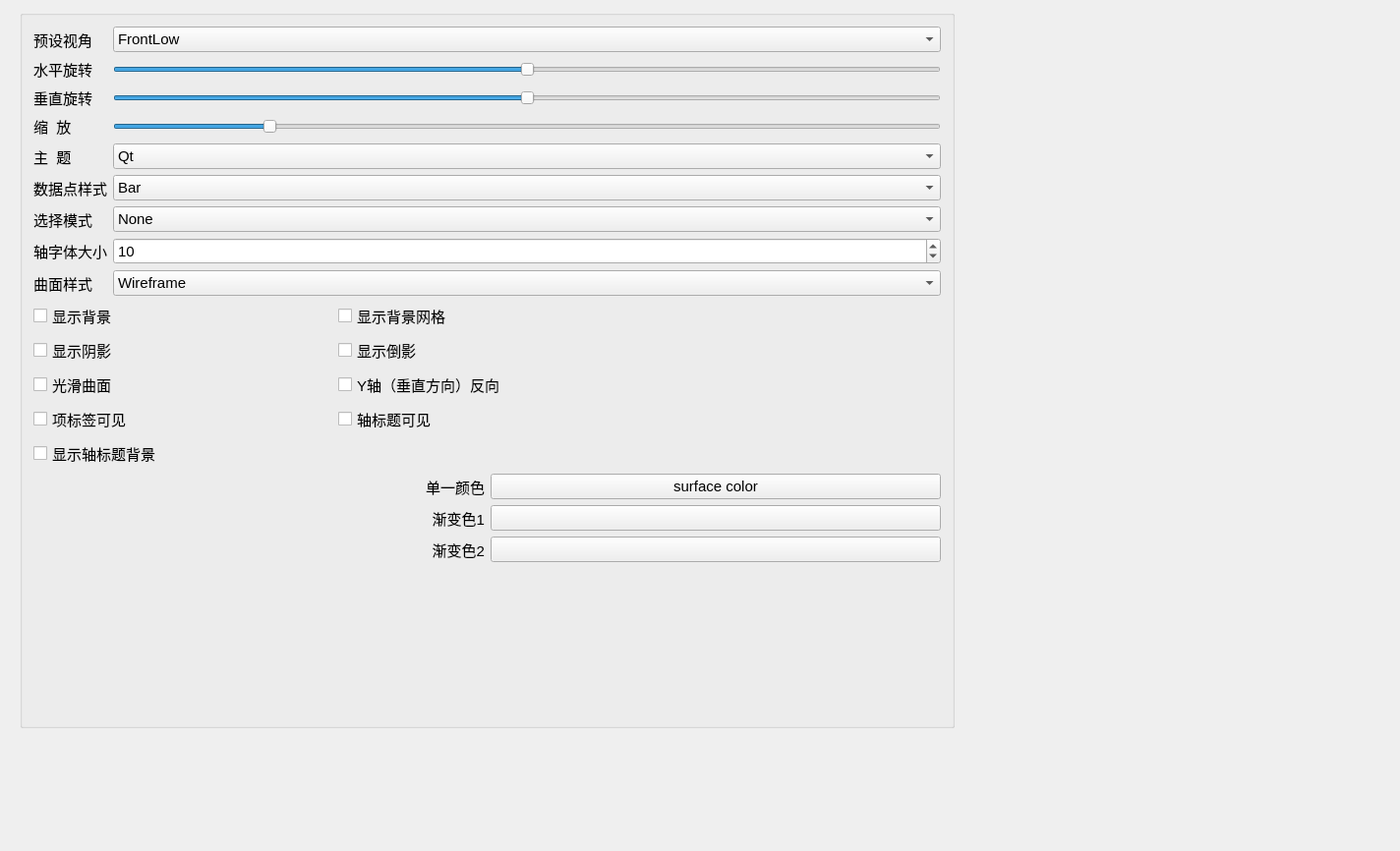
<?xml version="1.0" encoding="UTF-8"?>
<ui version="4.0">
 <class>MainWindow</class>
 <widget class="QMainWindow" name="MainWindow">
  <property name="geometry">
   <rect>
    <x>0</x>
    <y>0</y>
    <width>1424</width>
    <height>866</height>
   </rect>
  </property>
  <property name="font">
   <font>
    <pointsize>11</pointsize>
   </font>
  </property>
  <property name="windowTitle">
   <string>Q3DSurface绘制高程图</string>
  </property>
  <widget class="QWidget" name="centralWidget">
   <widget class="QGroupBox" name="groupBox">
    <property name="geometry">
     <rect>
      <x>20</x>
      <y>10</y>
      <width>951</width>
      <height>731</height>
     </rect>
    </property>
    <property name="title">
     <string/>
    </property>
    <layout class="QVBoxLayout" name="verticalLayout">
     <item>
      <layout class="QGridLayout" name="gridLayout">
       <item row="0" column="0">
        <widget class="QLabel" name="label_6">
         <property name="text">
          <string>预设视角</string>
         </property>
         <property name="buddy">
          <cstring>comboBox</cstring>
         </property>
        </widget>
       </item>
       <item row="0" column="1">
        <widget class="QComboBox" name="comboBox">
         <item>
          <property name="text">
           <string>FrontLow</string>
          </property>
         </item>
         <item>
          <property name="text">
           <string>Front</string>
          </property>
         </item>
         <item>
          <property name="text">
           <string>FrontHigh</string>
          </property>
         </item>
         <item>
          <property name="text">
           <string>LeftLow</string>
          </property>
         </item>
         <item>
          <property name="text">
           <string>Left</string>
          </property>
         </item>
         <item>
          <property name="text">
           <string>LeftHigh</string>
          </property>
         </item>
         <item>
          <property name="text">
           <string>RightLow</string>
          </property>
         </item>
         <item>
          <property name="text">
           <string>Right</string>
          </property>
         </item>
         <item>
          <property name="text">
           <string>RightHigh</string>
          </property>
         </item>
         <item>
          <property name="text">
           <string>BehindLow</string>
          </property>
         </item>
         <item>
          <property name="text">
           <string>Behind</string>
          </property>
         </item>
         <item>
          <property name="text">
           <string>BehindHigh</string>
          </property>
         </item>
         <item>
          <property name="text">
           <string>IsometricLeft</string>
          </property>
         </item>
         <item>
          <property name="text">
           <string>IsometricLeftHigh</string>
          </property>
         </item>
         <item>
          <property name="text">
           <string>IsometricRight</string>
          </property>
         </item>
         <item>
          <property name="text">
           <string>IsometricRightHigh</string>
          </property>
         </item>
         <item>
          <property name="text">
           <string>DirectlyAbove</string>
          </property>
         </item>
         <item>
          <property name="text">
           <string>DirectlyAboveCW45</string>
          </property>
         </item>
         <item>
          <property name="text">
           <string>DirectlyAboveCCW45</string>
          </property>
         </item>
         <item>
          <property name="text">
           <string>FrontBelow</string>
          </property>
         </item>
         <item>
          <property name="text">
           <string>LeftBelow</string>
          </property>
         </item>
         <item>
          <property name="text">
           <string>RightBelow</string>
          </property>
         </item>
         <item>
          <property name="text">
           <string>BehindBelow</string>
          </property>
         </item>
         <item>
          <property name="text">
           <string>DirectlyBelow</string>
          </property>
         </item>
        </widget>
       </item>
       <item row="1" column="0">
        <widget class="QLabel" name="label_7">
         <property name="text">
          <string>水平旋转</string>
         </property>
         <property name="buddy">
          <cstring>sliderH</cstring>
         </property>
        </widget>
       </item>
       <item row="1" column="1">
        <widget class="QSlider" name="sliderH">
         <property name="minimum">
          <number>-180</number>
         </property>
         <property name="maximum">
          <number>180</number>
         </property>
         <property name="orientation">
          <enum>Qt::Horizontal</enum>
         </property>
        </widget>
       </item>
       <item row="2" column="0">
        <widget class="QLabel" name="label_8">
         <property name="text">
          <string>垂直旋转</string>
         </property>
         <property name="buddy">
          <cstring>sliderV</cstring>
         </property>
        </widget>
       </item>
       <item row="2" column="1">
        <widget class="QSlider" name="sliderV">
         <property name="minimum">
          <number>-180</number>
         </property>
         <property name="maximum">
          <number>180</number>
         </property>
         <property name="orientation">
          <enum>Qt::Horizontal</enum>
         </property>
        </widget>
       </item>
       <item row="3" column="0">
        <widget class="QLabel" name="label_12">
         <property name="text">
          <string>缩  放</string>
         </property>
         <property name="buddy">
          <cstring>sliderZoom</cstring>
         </property>
        </widget>
       </item>
       <item row="3" column="1">
        <widget class="QSlider" name="sliderZoom">
         <property name="minimum">
          <number>10</number>
         </property>
         <property name="maximum">
          <number>500</number>
         </property>
         <property name="value">
          <number>100</number>
         </property>
         <property name="orientation">
          <enum>Qt::Horizontal</enum>
         </property>
        </widget>
       </item>
       <item row="4" column="0">
        <widget class="QLabel" name="label">
         <property name="text">
          <string>主  题</string>
         </property>
         <property name="buddy">
          <cstring>cBoxTheme</cstring>
         </property>
        </widget>
       </item>
       <item row="4" column="1">
        <widget class="QComboBox" name="cBoxTheme">
         <item>
          <property name="text">
           <string>Qt</string>
          </property>
         </item>
         <item>
          <property name="text">
           <string>Primary Colors</string>
          </property>
         </item>
         <item>
          <property name="text">
           <string>Digia</string>
          </property>
         </item>
         <item>
          <property name="text">
           <string>StoneMoss</string>
          </property>
         </item>
         <item>
          <property name="text">
           <string>ArmyBlue</string>
          </property>
         </item>
         <item>
          <property name="text">
           <string>Retro</string>
          </property>
         </item>
         <item>
          <property name="text">
           <string>Ebony</string>
          </property>
         </item>
         <item>
          <property name="text">
           <string>Isabelle</string>
          </property>
         </item>
        </widget>
       </item>
       <item row="5" column="0">
        <widget class="QLabel" name="label_2">
         <property name="text">
          <string>数据点样式</string>
         </property>
         <property name="buddy">
          <cstring>cBoxBarStyle</cstring>
         </property>
        </widget>
       </item>
       <item row="5" column="1">
        <widget class="QComboBox" name="cBoxBarStyle">
         <item>
          <property name="text">
           <string>Bar</string>
          </property>
         </item>
         <item>
          <property name="text">
           <string>Cube</string>
          </property>
         </item>
         <item>
          <property name="text">
           <string>Pyramid</string>
          </property>
         </item>
         <item>
          <property name="text">
           <string>Cone</string>
          </property>
         </item>
         <item>
          <property name="text">
           <string>Cylinder</string>
          </property>
         </item>
         <item>
          <property name="text">
           <string>BevelBar</string>
          </property>
         </item>
         <item>
          <property name="text">
           <string>BevelCube</string>
          </property>
         </item>
         <item>
          <property name="text">
           <string>Sphere</string>
          </property>
         </item>
         <item>
          <property name="text">
           <string>Minimal</string>
          </property>
         </item>
         <item>
          <property name="text">
           <string>Arrow</string>
          </property>
         </item>
         <item>
          <property name="text">
           <string>Point</string>
          </property>
         </item>
        </widget>
       </item>
       <item row="6" column="0">
        <widget class="QLabel" name="label_3">
         <property name="text">
          <string>选择模式</string>
         </property>
         <property name="buddy">
          <cstring>cBoxSelectionMode</cstring>
         </property>
        </widget>
       </item>
       <item row="6" column="1">
        <widget class="QComboBox" name="cBoxSelectionMode">
         <item>
          <property name="text">
           <string>None</string>
          </property>
         </item>
         <item>
          <property name="text">
           <string>Item</string>
          </property>
         </item>
         <item>
          <property name="text">
           <string>Row Slice</string>
          </property>
         </item>
         <item>
          <property name="text">
           <string>Column Slice</string>
          </property>
         </item>
        </widget>
       </item>
       <item row="7" column="0">
        <widget class="QLabel" name="label_4">
         <property name="text">
          <string>轴字体大小</string>
         </property>
         <property name="buddy">
          <cstring>spinFontSize</cstring>
         </property>
        </widget>
       </item>
       <item row="7" column="1">
        <widget class="QSpinBox" name="spinFontSize">
         <property name="minimum">
          <number>5</number>
         </property>
         <property name="value">
          <number>10</number>
         </property>
        </widget>
       </item>
       <item row="8" column="0">
        <widget class="QLabel" name="label_5">
         <property name="text">
          <string>曲面样式</string>
         </property>
        </widget>
       </item>
       <item row="8" column="1">
        <widget class="QComboBox" name="comboDrawMode">
         <item>
          <property name="text">
           <string>Wireframe</string>
          </property>
         </item>
         <item>
          <property name="text">
           <string>Surface</string>
          </property>
         </item>
         <item>
          <property name="text">
           <string>Surface And Wireframe</string>
          </property>
         </item>
        </widget>
       </item>
      </layout>
     </item>
     <item>
      <layout class="QGridLayout" name="gridLayout_3">
       <item row="1" column="1" colspan="2">
        <widget class="QCheckBox" name="chkBoxReflection">
         <property name="text">
          <string>显示倒影</string>
         </property>
        </widget>
       </item>
       <item row="0" column="0">
        <widget class="QCheckBox" name="chkBoxBackground">
         <property name="text">
          <string>显示背景</string>
         </property>
        </widget>
       </item>
       <item row="0" column="1" colspan="2">
        <widget class="QCheckBox" name="chkBoxGrid">
         <property name="text">
          <string>显示背景网格</string>
         </property>
        </widget>
       </item>
       <item row="1" column="0">
        <widget class="QCheckBox" name="chkBoxShadow">
         <property name="text">
          <string>显示阴影</string>
         </property>
        </widget>
       </item>
       <item row="3" column="0">
        <widget class="QCheckBox" name="chkBoxItemLabel">
         <property name="text">
          <string>项标签可见</string>
         </property>
        </widget>
       </item>
       <item row="4" column="0" colspan="2">
        <widget class="QCheckBox" name="chkBoxAxisBackground">
         <property name="text">
          <string>显示轴标题背景</string>
         </property>
        </widget>
       </item>
       <item row="2" column="0">
        <widget class="QCheckBox" name="chkBoxSmooth">
         <property name="text">
          <string>光滑曲面</string>
         </property>
        </widget>
       </item>
       <item row="2" column="1" colspan="2">
        <widget class="QCheckBox" name="chkBoxReverse">
         <property name="text">
          <string>Y轴（垂直方向）反向</string>
         </property>
        </widget>
       </item>
       <item row="3" column="1">
        <widget class="QCheckBox" name="chkBoxAxisTitle">
         <property name="text">
          <string>轴标题可见</string>
         </property>
        </widget>
       </item>
      </layout>
     </item>
     <item>
      <layout class="QGridLayout" name="gridLayout_2">
       <item row="0" column="0">
        <widget class="QLabel" name="label_11">
         <property name="text">
          <string>单一颜色</string>
         </property>
         <property name="alignment">
          <set>Qt::AlignRight|Qt::AlignTrailing|Qt::AlignVCenter</set>
         </property>
         <property name="buddy">
          <cstring>btnBarColor</cstring>
         </property>
        </widget>
       </item>
       <item row="0" column="1">
        <widget class="QPushButton" name="btnBarColor">
         <property name="text">
          <string>surface color</string>
         </property>
        </widget>
       </item>
       <item row="1" column="0">
        <widget class="QLabel" name="label_9">
         <property name="text">
          <string>渐变色1</string>
         </property>
         <property name="alignment">
          <set>Qt::AlignRight|Qt::AlignTrailing|Qt::AlignVCenter</set>
         </property>
         <property name="buddy">
          <cstring>btnGrad1</cstring>
         </property>
        </widget>
       </item>
       <item row="1" column="1">
        <widget class="QPushButton" name="btnGrad1">
         <property name="text">
          <string/>
         </property>
        </widget>
       </item>
       <item row="2" column="0">
        <widget class="QLabel" name="label_10">
         <property name="text">
          <string>渐变色2</string>
         </property>
         <property name="alignment">
          <set>Qt::AlignRight|Qt::AlignTrailing|Qt::AlignVCenter</set>
         </property>
         <property name="buddy">
          <cstring>btnGrad2</cstring>
         </property>
        </widget>
       </item>
       <item row="2" column="1">
        <widget class="QPushButton" name="btnGrad2">
         <property name="text">
          <string/>
         </property>
        </widget>
       </item>
      </layout>
     </item>
     <item>
      <spacer name="verticalSpacer">
       <property name="orientation">
        <enum>Qt::Vertical</enum>
       </property>
       <property name="sizeHint" stdset="0">
        <size>
         <width>20</width>
         <height>18</height>
        </size>
       </property>
      </spacer>
     </item>
    </layout>
   </widget>
  </widget>
 </widget>
 <layoutdefault spacing="6" margin="11"/>
 <resources/>
 <connections/>
</ui>
